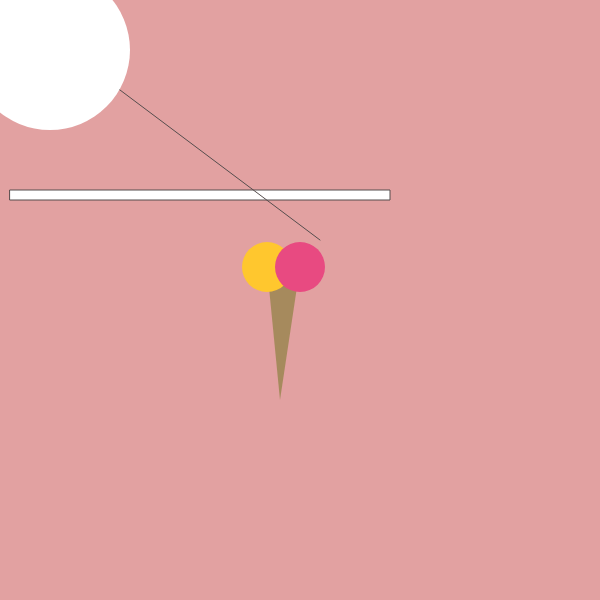
Frame 1 (no input)
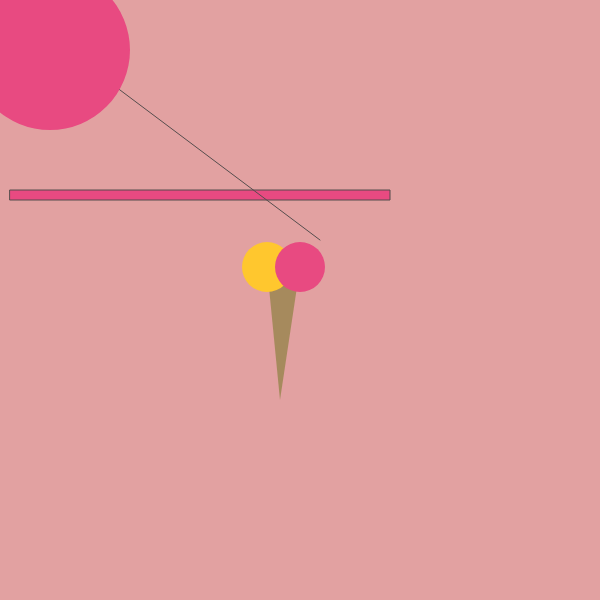
Frame 2 (the mouse pressed at the canvas centre, redrawn once)

The p5.js sketch that drew these frames (run headless with seeded random() and noise() and a simulated clock; the mouse was pressed at the canvas centre and the sketch redrawn once):

// p5.js sketch
// ── sketch.js
function setup() {
    createCanvas(600, 600);
    noLoop();
  }
  
  function draw() {
    background('#E2A1A1');
    
    let durchmesser = 80;
    durchmesser = durchmesser + durchmesser;

    stroke('#554D4D');
    rect(10,190,380,10);
    line(0, 0, 320, 240);
    noStroke();
    ellipse(50, 50, durchmesser);

    //Heart
    fill('#a68a5d');
    triangle(300, 267, 267, 267, 280, 400);
    fill('#ffc72e');
    ellipse(267, 267, 50, 50);
    fill('#e84a81');
    ellipse(300, 267, 50, 50);
  }
